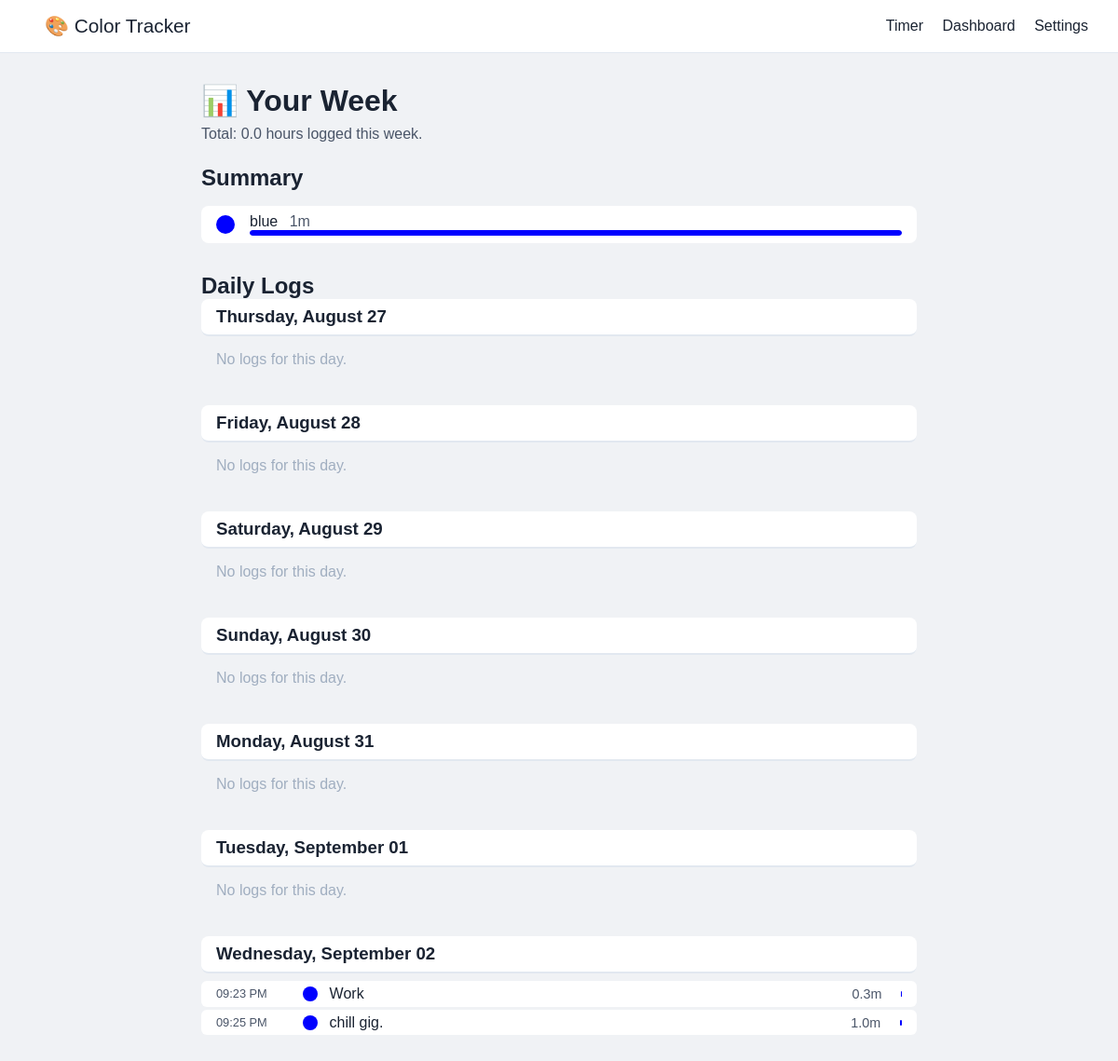
Page /dashboard on the earlier database version.
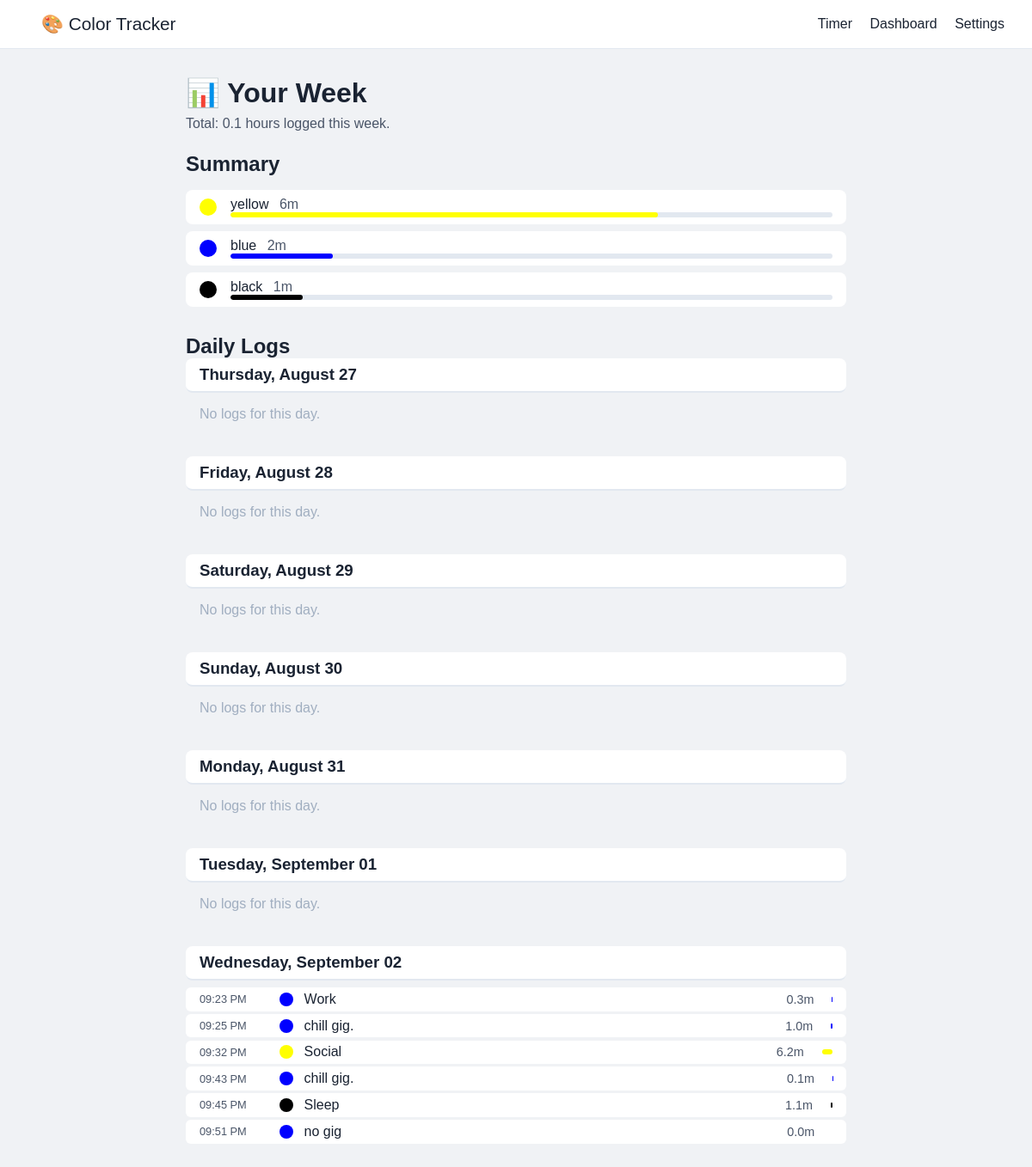
Same page on the later database version.
### models.py (models this page shows, shortened)
class Log(db.Model):
    __tablename__ = "logs"
    id = db.Column(db.Integer, primary_key=True)
    color = db.Column(db.String(20), nullable=False)
    activity = db.Column(db.String(50), nullable=True)
    duration = db.Column(db.Integer, nullable=False)  # seconds
    timestamp = db.Column(db.DateTime, default=datetime.utcnow)

### app.py (the view)
@app.route("/dashboard")
def dashboard():
    today = datetime.now().date()
    week_days = [today - timedelta(days=i) for i in range(6, -1, -1)]
    week_start = week_days[0]
    week_end = week_days[-1] + timedelta(days=1)
    logs = Log.query.filter(
        Log.timestamp >= week_start,
        Log.timestamp < week_end
    ).order_by(Log.timestamp.asc()).all()
    days_data = {}
    for day in week_days:
        day_str = day.strftime("%Y-%m-%d")
        days_data[day_str] = {
            "date": day.strftime("%A, %B %d"),
            "logs": []
        }
    for log in logs:
        day_str = log.timestamp.strftime("%Y-%m-%d")
        if day_str in days_data:
            days_data[day_str]["logs"].append({
                "time": log.timestamp.strftime("%I:%M %p"),
                "color": log.color,
                "activity": log.activity,
                "duration": log.duration,
                "duration_min": round(log.duration / 60, 1),
            })
    summary = defaultdict(int)
    for log in logs:
        summary[log.color] += log.duration
    summary_list = []
    total_seconds = sum(summary.values())
    for color, seconds in sorted(summary.items(), key=lambda x: x[1], reverse=True):
        minutes = round(seconds / 60)
        hours = round(minutes / 60, 1)
        display = f"{hours}h" if hours >= 1 else f"{minutes}m"
        percentage = round((seconds / total_seconds) * 100) if total_seconds > 0 else 0
        summary_list.append({
            "color": color,
            "display": display,
            "percentage": percentage,
            "minutes": minutes,
        })
    total_hours = round(total_seconds / 3600, 1) if total_seconds > 0 else 0
    return render_template(
        "dashboard.html",
        days=days_data,
        summary=summary_list,
        total_hours=total_hours
    )

### templates/dashboard.html
{% extends "base.html" %}
{% block content %}
<div class="container">
    <h1>📊 Your Week</h1>
    <p>Total: {{ total_hours }} hours logged this week.</p>
    <div class="summary">
        <h2>Summary</h2>
        <div class="summary-grid">
            {% for item in summary %}
            <div class="summary-item">
                <div class="summary-color" style="background-color: {{ item.color }};"></div>
                <div class="summary-details">
                    <span class="summary-activity">{{ item.color }}</span>
                    <span class="summary-time">{{ item.display }}</span>
                    <div class="summary-bar">
                        <div class="summary-bar-fill" style="width: {{ item.percentage }}%; background-color: {{ item.color }};"></div>
                    </div>
                </div>
            </div>
            {% endfor %}
        </div>
    </div>
    <h2>Daily Logs</h2>
    {% for day_key, day_data in days.items() %}
    <div class="day-section">
        <h3>{{ day_data.date }}</h3>
        <div class="day-logs">
            {% if day_data.logs %}
                {% for log in day_data.logs %}
                <div class="log-entry">
                    <span class="log-time">{{ log.time }}</span>
                    <span class="log-color" style="background-color: {{ log.color }};"></span>
                    <span class="log-activity">{{ log.activity }}</span>
                    <span class="log-duration">{{ log.duration_min }}m</span>
                    <div class="log-bar" style="width: {{ log.duration_min * 2 }}px; background-color: {{ log.color }};"></div>
                </div>
                {% endfor %}
            {% else %}
                <p class="empty-day">No logs for this day.</p>
            {% endif %}
        </div>
    </div>
    {% endfor %}
</div>
{% endblock %}

### templates/base.html (shortened to what this page needs)
<!DOCTYPE html>
<html>
<head>
    <link rel="stylesheet" href="{{ url_for('static', filename='css/style.css') }}">
</head>
<body>
    <nav class="nav">
        <a href="/" class="brand">🎨 Color Tracker</a>
        <div class="nav-links">
            <a href="/">Timer</a>
            <a href="/dashboard">Dashboard</a>
            <a href="/settings">Settings</a>
        </div>
    </nav>
    <main>
        {% block content %}{% endblock %}
    </main>
</body>
</html>

### static/css/style.css (style rules this page uses)
* { margin: 0; padding: 0; box-sizing: border-box; }
body { font-family: Arial, sans-serif; background: #f0f2f5; color: #1a2332; }
.nav { background: white; padding: 1rem 2rem; display: flex; justify-content: space-between; align-items: center; border-bottom: 1px solid #e2e8f0; }
.nav a { text-decoration: none; color: #1a2332; font-weight: 500; margin-left: 1rem; }
.brand { font-weight: 700; font-size: 1.3rem; }
.container { max-width: 800px; margin: 2rem auto; padding: 0 1rem; }
h1 { margin-bottom: 0.5rem; }
p { color: #4a5568; margin-bottom: 1.5rem; }
.summary-grid { display: flex; flex-direction: column; gap: 0.5rem; margin: 1rem 0 2rem 0; }
.summary-item { display: flex; align-items: center; gap: 1rem; background: white; padding: 0.5rem 1rem; border-radius: 8px; }
.summary-color { width: 20px; height: 20px; border-radius: 50%; flex-shrink: 0; }
.summary-details { flex: 1; }
.summary-activity { font-weight: 500; margin-right: 0.5rem; }
.summary-time { color: #4a5568; margin-right: 1rem; }
.summary-bar { background: #e2e8f0; height: 6px; border-radius: 3px; overflow: hidden; flex: 1; }
.summary-bar-fill { height: 100%; border-radius: 3px; }
.day-section { margin-bottom: 2rem; }
.day-section h3 { background: white; padding: 0.5rem 1rem; border-radius: 8px; border-bottom: 2px solid #e2e8f0; }
.day-logs { margin-top: 0.5rem; }
.log-entry { display: flex; align-items: center; gap: 0.8rem; padding: 0.3rem 1rem; background: white; border-radius: 6px; margin-bottom: 0.2rem; }
.log-time { font-size: 0.8rem; color: #4a5568; width: 80px; }
.log-color { width: 16px; height: 16px; border-radius: 50%; flex-shrink: 0; }
.log-activity { flex: 1; font-weight: 500; }
.log-duration { font-size: 0.9rem; color: #4a5568; margin-right: 0.5rem; }
.log-bar { height: 6px; border-radius: 3px; flex-shrink: 0; }
.empty-day { color: #a0aec0; padding: 0.5rem 1rem; }

Differences in the rows shown:
added Log: color "yellow", display "6m", time "09:32 PM", activity "Social", duration_min "6.2"
computed for Log "blue": display "1m" → "2m"; {{ item.percentage }} 100 → 17 (drawn)
added Log: color "black", display "1m", time "09:45 PM", activity "Sleep", duration_min "1.1"
added Log: time "09:43 PM", activity "chill gig.", duration_min "0.1", shown under "Wednesday, September 02"
added Log: time "09:51 PM", activity "no gig", duration_min "0.0", shown under "Wednesday, September 02"
Other differences:
{{ total_hours }}: "0.0" → "0.1"
